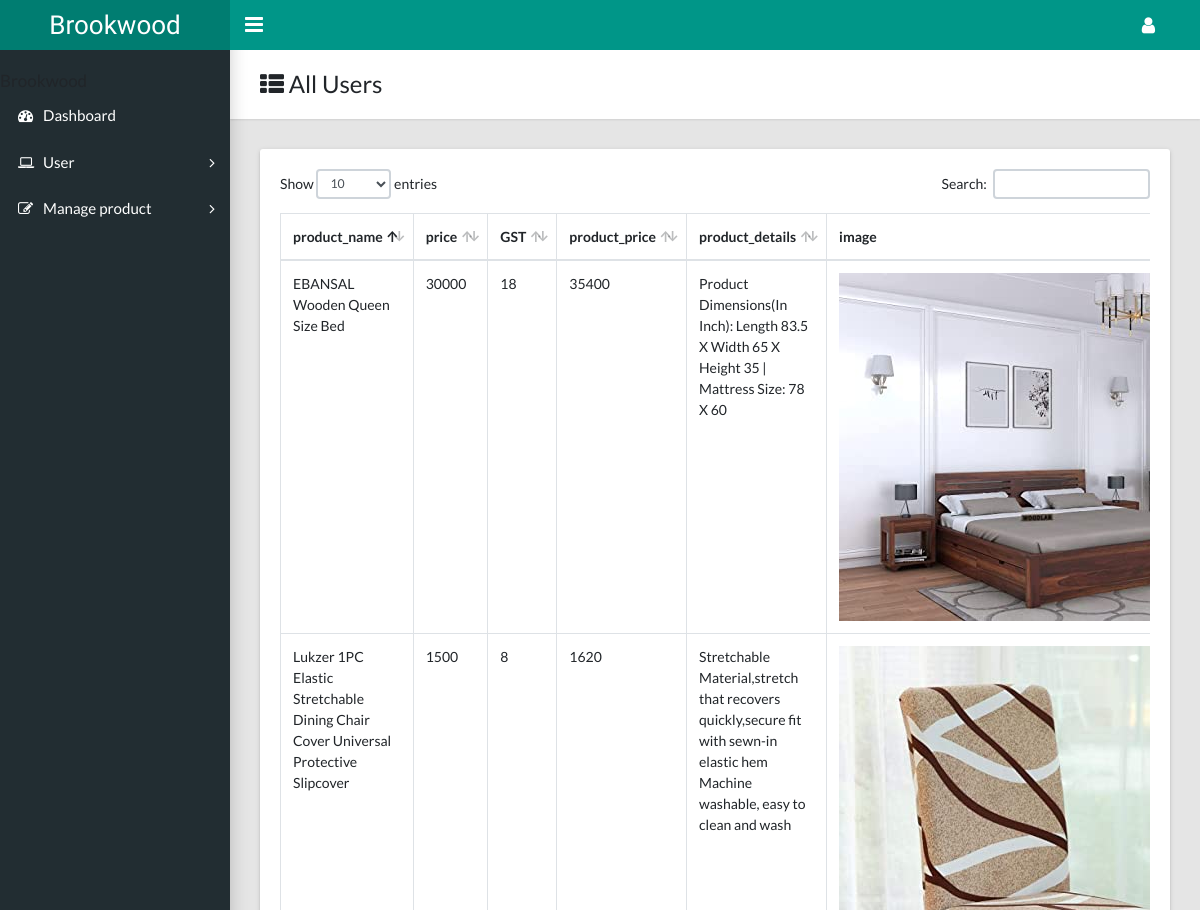
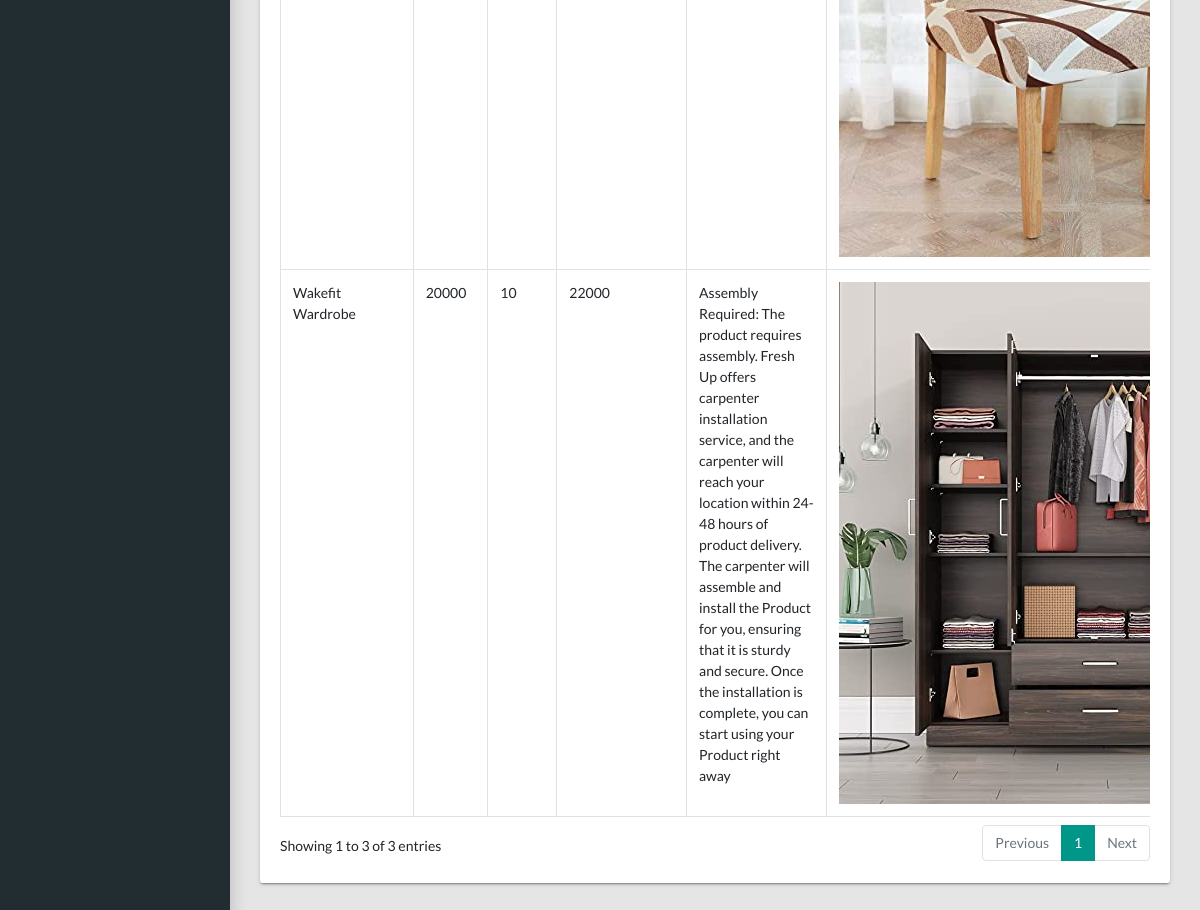
Screenshot of /admin_view_all_product with the database file from the repository (2 pictures, top to bottom).
### brookwoodapp/models.py (models this page shows)
class product(models.Model):
    category= models.ForeignKey(category, on_delete=models.CASCADE)
    product_name = models.CharField(max_length=50)
    price = models.IntegerField()
    GST = models.IntegerField()
    product_price = models.IntegerField()
    product_details = models.CharField(max_length=300)
    image = models.ImageField(upload_to='images')
    stock = models.CharField(max_length=500)
    product_status = models.CharField(max_length=10)
    def __str__(self):
        return self.product_name

### woodapp/views.py (the view)
# urls.py: path('admin_view_all_product',views.admin_view_all_product,name='admin_view_all_product'),
def admin_view_all_product(request):
    data=product.objects.all()
    print(data)
    return render(request,"view_product.html",{'data':data})

### brookwoodapp/models.py (called while the page is built)
    def __str__(self):
        return self.category_name

### woodapp/templates/view_product.html (shortened to what this page needs)
<!DOCTYPE html>
<html lang="en">
  <head>
    <link rel="stylesheet" type="text/css" href="../static/css/main.css">
    <link rel="stylesheet" type="text/css" href="https://maxcdn.bootstrapcdn.com/font-awesome/4.7.0/css/font-awesome.min.css">
  </head>
  <body class="app sidebar-mini">
    <header class="app-header"><a class="app-header__logo" href="index.html">Brookwood</a>
      <a class="app-sidebar__toggle" href="#" data-toggle="sidebar" aria-label="Hide Sidebar"></a>
      <ul class="app-nav">
        <li class="dropdown"><a class="app-nav__item" href="#" data-toggle="dropdown" aria-label="Open Profile Menu"><i class="fa fa-user fa-lg"></i></a>
        </li>
      </ul>
    </header>
    <aside class="app-sidebar">
          <p class="app-sidebar__user-name">Brookwood</p>
      <ul class="app-menu">
        <li><a class="app-menu__item" href="{% url 'admin_dashboard' %}"><i class="app-menu__icon fa fa-dashboard"></i><span class="app-menu__label">Dashboard</span></a></li>
        <li class="treeview"><a class="app-menu__item" href="#" data-toggle="treeview"><i class="app-menu__icon fa fa-laptop"></i><span class="app-menu__label">User</span><i class="treeview-indicator fa fa-angle-right"></i></a>
        </li>
        <li class="treeview"><a class="app-menu__item" href="#" data-toggle="treeview"><i class="app-menu__icon fa fa-edit"></i><span class="app-menu__label">Manage product</span><i class="treeview-indicator fa fa-angle-right"></i></a>
        </li>
    </aside>
    <main class="app-content">
      <div class="app-title">
        <div>
          <h1><i class="fa fa-th-list"></i> All Users</h1>
        </div>
      </div>
      <div class="row">
        <div class="col-md-12">
          <div class="tile">
            <div class="tile-body">
              <div class="table-responsive">
                <table class="table table-hover table-bordered" id="sampleTable">
                  <thead>
                    <tr>
                      <th>product_name</th>
                      <th>price</th>
                      <th>GST</th>
                      <th>product_price</th>
                      <th>product_details</th>
                      <th>image</th>
                    </tr>
                  </thead>
                  <tbody>
                    {% for i in data %}
                    <tr>
                      <td>{{i.product_name}}</td>
                      <td>{{i.price}}</td>
                      <td>{{i.GST}}</td>
                      <td>{{i.product_price}}</td>
                      <td>{{i.product_details}}</td>
                      <td><img src="/media/{{i.image}}"></td>
                    </tr>
                    {% endfor %}
                  </tbody>
                </table>
              </div>
            </div>
          </div>
        </div>
      </div>
    </main>
  </body>
</html>

### rows the page displays
product: product_name "EBANSAL Wooden Queen Size Bed", price "30000", GST "18", product_price "35400", product_details "Product Dimensions(In Inch): Length 83.5 X Width 65 X Height 35 | Mattress Size: 78 X 60", image (picture)
product: product_name "Wakefit Wardrobe", price "20000", GST "10", product_price "22000", product_details "Assembly Required: The product requires assembly. Fresh Up offers carpenter installation service, and the carpenter will reach your location within 24-48 hours of product delivery. The carpenter will assemble and install the Product for you, ensuring that it is sturdy and secure. Once the installation is complete, you can start using your Product right away", image (picture)
product: product_name "Lukzer 1PC Elastic Stretchable Dining Chair Cover Universal Protective Slipcover", price "1500", GST "8", product_price "1620", product_details "Stretchable Material,stretch that recovers quickly,secure fit with sewn-in elastic hem Machine washable, easy to clean and wash", image (picture)
